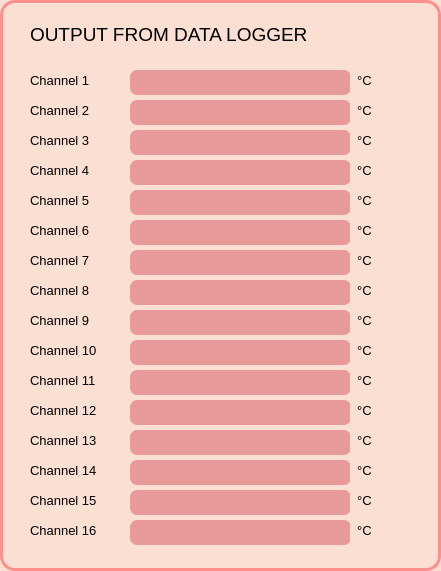
     <widget class="QWidget" name="widget_11" native="true">
      <property name="geometry">
       <rect>
        <x>1290</x>
        <y>340</y>
        <width>441</width>
        <height>571</height>
       </rect>
      </property>
      <property name="styleSheet">
       <string notr="true">border: 3px solid #ff8f8a;
border-radius: 15px;
background-color:#fbdfd2;</string>
      </property>
      <widget class="QLabel" name="label_68">
       <property name="geometry">
        <rect>
         <x>30</x>
         <y>190</y>
         <width>111</width>
         <height>21</height>
        </rect>
       </property>
       <property name="font">
        <font>
         <pointsize>10</pointsize>
        </font>
       </property>
       <property name="styleSheet">
        <string notr="true">border:none;</string>
       </property>
       <property name="text">
        <string>Channel 5</string>
       </property>
      </widget>
      <widget class="QLabel" name="label_70">
       <property name="geometry">
        <rect>
         <x>30</x>
         <y>160</y>
         <width>111</width>
         <height>21</height>
        </rect>
       </property>
       <property name="font">
        <font>
         <pointsize>10</pointsize>
        </font>
       </property>
       <property name="styleSheet">
        <string notr="true">border:none;</string>
       </property>
       <property name="text">
        <string>Channel 4</string>
       </property>
      </widget>
      <widget class="QLabel" name="label_71">
       <property name="geometry">
        <rect>
         <x>30</x>
         <y>130</y>
         <width>111</width>
         <height>21</height>
        </rect>
       </property>
       <property name="font">
        <font>
         <pointsize>10</pointsize>
        </font>
       </property>
       <property name="styleSheet">
        <string notr="true">border:none;</string>
       </property>
       <property name="text">
        <string>Channel 3</string>
       </property>
      </widget>
      <widget class="QLabel" name="label_72">
       <property name="geometry">
        <rect>
         <x>30</x>
         <y>70</y>
         <width>111</width>
         <height>21</height>
        </rect>
       </property>
       <property name="font">
        <font>
         <pointsize>10</pointsize>
        </font>
       </property>
       <property name="styleSheet">
        <string notr="true">border:none;</string>
       </property>
       <property name="text">
        <string>Channel 1</string>
       </property>
      </widget>
      <widget class="QLabel" name="label_73">
       <property name="geometry">
        <rect>
         <x>30</x>
         <y>100</y>
         <width>111</width>
         <height>21</height>
        </rect>
       </property>
       <property name="font">
        <font>
         <pointsize>10</pointsize>
        </font>
       </property>
       <property name="styleSheet">
        <string notr="true">border:none;</string>
       </property>
       <property name="text">
        <string>Channel 2</string>
       </property>
      </widget>
      <widget class="QLabel" name="label_74">
       <property name="geometry">
        <rect>
         <x>30</x>
         <y>220</y>
         <width>111</width>
         <height>21</height>
        </rect>
       </property>
       <property name="font">
        <font>
         <pointsize>10</pointsize>
        </font>
       </property>
       <property name="styleSheet">
        <string notr="true">border:none;</string>
       </property>
       <property name="text">
        <string>Channel 6</string>
       </property>
      </widget>
      <widget class="QLabel" name="label_77">
       <property name="geometry">
        <rect>
         <x>30</x>
         <y>310</y>
         <width>111</width>
         <height>21</height>
        </rect>
       </property>
       <property name="font">
        <font>
         <pointsize>10</pointsize>
        </font>
       </property>
       <property name="styleSheet">
        <string notr="true">border:none;</string>
       </property>
       <property name="text">
        <string>Channel 9</string>
       </property>
      </widget>
      <widget class="QLabel" name="label_78">
       <property name="geometry">
        <rect>
         <x>30</x>
         <y>400</y>
         <width>111</width>
         <height>21</height>
        </rect>
       </property>
       <property name="font">
        <font>
         <pointsize>10</pointsize>
        </font>
       </property>
       <property name="styleSheet">
        <string notr="true">border:none;</string>
       </property>
       <property name="text">
        <string>Channel 12</string>
       </property>
      </widget>
      <widget class="QLabel" name="label_80">
       <property name="geometry">
        <rect>
         <x>30</x>
         <y>250</y>
         <width>111</width>
         <height>21</height>
        </rect>
       </property>
       <property name="font">
        <font>
         <pointsize>10</pointsize>
        </font>
       </property>
       <property name="styleSheet">
        <string notr="true">border:none;</string>
       </property>
       <property name="text">
        <string>Channel 7</string>
       </property>
      </widget>
      <widget class="QLabel" name="label_81">
       <property name="geometry">
        <rect>
         <x>30</x>
         <y>280</y>
         <width>111</width>
         <height>21</height>
        </rect>
       </property>
       <property name="font">
        <font>
         <pointsize>10</pointsize>
        </font>
       </property>
       <property name="styleSheet">
        <string notr="true">border:none;</string>
       </property>
       <property name="text">
        <string>Channel 8</string>
       </property>
      </widget>
      <widget class="QLabel" name="label_83">
       <property name="geometry">
        <rect>
         <x>30</x>
         <y>340</y>
         <width>111</width>
         <height>21</height>
        </rect>
       </property>
       <property name="font">
        <font>
         <pointsize>10</pointsize>
        </font>
       </property>
       <property name="styleSheet">
        <string notr="true">border:none;</string>
       </property>
       <property name="text">
        <string>Channel 10</string>
       </property>
      </widget>
      <widget class="QLabel" name="label_84">
       <property name="geometry">
        <rect>
         <x>30</x>
         <y>370</y>
         <width>111</width>
         <height>21</height>
        </rect>
       </property>
       <property name="font">
        <font>
         <pointsize>10</pointsize>
        </font>
       </property>
       <property name="styleSheet">
        <string notr="true">border:none;</string>
       </property>
       <property name="text">
        <string>Channel 11</string>
       </property>
      </widget>
      <widget class="QLabel" name="label_85">
       <property name="geometry">
        <rect>
         <x>30</x>
         <y>460</y>
         <width>111</width>
         <height>21</height>
        </rect>
       </property>
       <property name="font">
        <font>
         <pointsize>10</pointsize>
        </font>
       </property>
       <property name="styleSheet">
        <string notr="true">border:none;</string>
       </property>
       <property name="text">
        <string>Channel 14</string>
       </property>
      </widget>
      <widget class="QLabel" name="label_86">
       <property name="geometry">
        <rect>
         <x>30</x>
         <y>490</y>
         <width>111</width>
         <height>21</height>
        </rect>
       </property>
       <property name="font">
        <font>
         <pointsize>10</pointsize>
        </font>
       </property>
       <property name="styleSheet">
        <string notr="true">border:none;</string>
       </property>
       <property name="text">
        <string>Channel 15</string>
       </property>
      </widget>
      <widget class="QLabel" name="label_87">
       <property name="geometry">
        <rect>
         <x>30</x>
         <y>430</y>
         <width>111</width>
         <height>21</height>
        </rect>
       </property>
       <property name="font">
        <font>
         <pointsize>10</pointsize>
        </font>
       </property>
       <property name="styleSheet">
        <string notr="true">border:none;</string>
       </property>
       <property name="text">
        <string>Channel 13</string>
       </property>
      </widget>
      <widget class="QLabel" name="label_88">
       <property name="geometry">
        <rect>
         <x>30</x>
         <y>520</y>
         <width>111</width>
         <height>21</height>
        </rect>
       </property>
       <property name="font">
        <font>
         <pointsize>10</pointsize>
        </font>
       </property>
       <property name="styleSheet">
        <string notr="true">border:none;</string>
       </property>
       <property name="text">
        <string>Channel 16</string>
       </property>
      </widget>
      <widget class="QLabel" name="ch_1">
       <property name="geometry">
        <rect>
         <x>130</x>
         <y>70</y>
         <width>221</width>
         <height>25</height>
        </rect>
       </property>
       <property name="maximumSize">
        <size>
         <width>16777215</width>
         <height>30</height>
        </size>
       </property>
       <property name="font">
        <font>
         <pointsize>14</pointsize>
        </font>
       </property>
       <property name="styleSheet">
        <string notr="true">border-radius:7px;
border:none;
background-color: rgba(232,154,155,255)</string>
       </property>
       <property name="text">
        <string/>
       </property>
       <property name="alignment">
        <set>Qt::AlignCenter</set>
       </property>
      </widget>
      <widget class="QLabel" name="ch_2">
       <property name="enabled">
        <bool>true</bool>
       </property>
       <property name="geometry">
        <rect>
         <x>130</x>
         <y>100</y>
         <width>221</width>
         <height>25</height>
        </rect>
       </property>
       <property name="maximumSize">
        <size>
         <width>16777215</width>
         <height>30</height>
        </size>
       </property>
       <property name="font">
        <font>
         <pointsize>14</pointsize>
        </font>
       </property>
       <property name="styleSheet">
        <string notr="true">border-radius:7px;
border:none;
background-color: rgba(232,154,155,255)</string>
       </property>
       <property name="text">
        <string/>
       </property>
       <property name="alignment">
        <set>Qt::AlignCenter</set>
       </property>
      </widget>
      <widget class="QLabel" name="ch_3">
       <property name="geometry">
        <rect>
         <x>130</x>
         <y>130</y>
         <width>221</width>
         <height>25</height>
        </rect>
       </property>
       <property name="maximumSize">
        <size>
         <width>16777215</width>
         <height>30</height>
        </size>
       </property>
       <property name="font">
        <font>
         <pointsize>14</pointsize>
        </font>
       </property>
       <property name="styleSheet">
        <string notr="true">border-radius:7px;
border:none;
background-color: rgba(232,154,155,255)</string>
       </property>
       <property name="text">
        <string/>
       </property>
       <property name="alignment">
        <set>Qt::AlignCenter</set>
       </property>
      </widget>
      <widget class="QLabel" name="ch_4">
       <property name="geometry">
        <rect>
         <x>130</x>
         <y>160</y>
         <width>221</width>
         <height>25</height>
        </rect>
       </property>
       <property name="maximumSize">
        <size>
         <width>16777215</width>
         <height>30</height>
        </size>
       </property>
       <property name="font">
        <font>
         <pointsize>14</pointsize>
        </font>
       </property>
       <property name="styleSheet">
        <string notr="true">border-radius:7px;
border:none;
background-color: rgba(232,154,155,255)</string>
       </property>
       <property name="text">
        <string/>
       </property>
       <property name="alignment">
        <set>Qt::AlignCenter</set>
       </property>
      </widget>
      <widget class="QLabel" name="ch_5">
       <property name="geometry">
        <rect>
         <x>130</x>
         <y>190</y>
         <width>221</width>
         <height>25</height>
        </rect>
       </property>
       <property name="maximumSize">
        <size>
         <width>16777215</width>
         <height>30</height>
        </size>
       </property>
       <property name="font">
        <font>
         <pointsize>14</pointsize>
        </font>
       </property>
       <property name="styleSheet">
        <string notr="true">border-radius:7px;
border:none;
background-color: rgba(232,154,155,255)</string>
       </property>
       <property name="text">
        <string/>
       </property>
       <property name="alignment">
        <set>Qt::AlignCenter</set>
       </property>
      </widget>
      <widget class="QLabel" name="ch_6">
       <property name="geometry">
        <rect>
         <x>130</x>
         <y>220</y>
         <width>221</width>
         <height>25</height>
        </rect>
       </property>
       <property name="maximumSize">
        <size>
         <width>16777215</width>
         <height>30</height>
        </size>
       </property>
       <property name="font">
        <font>
         <pointsize>14</pointsize>
        </font>
       </property>
       <property name="styleSheet">
        <string notr="true">border-radius:7px;
border:none;
background-color: rgba(232,154,155,255)</string>
       </property>
       <property name="text">
        <string/>
       </property>
       <property name="alignment">
        <set>Qt::AlignCenter</set>
       </property>
      </widget>
      <widget class="QLabel" name="ch_7">
       <property name="geometry">
        <rect>
         <x>130</x>
         <y>250</y>
         <width>221</width>
         <height>25</height>
        </rect>
       </property>
       <property name="maximumSize">
        <size>
         <width>16777215</width>
         <height>30</height>
        </size>
       </property>
       <property name="font">
        <font>
         <pointsize>14</pointsize>
        </font>
       </property>
       <property name="styleSheet">
        <string notr="true">border-radius:7px;
border:none;
background-color: rgba(232,154,155,255)</string>
       </property>
       <property name="text">
        <string/>
       </property>
       <property name="alignment">
        <set>Qt::AlignCenter</set>
       </property>
      </widget>
      <widget class="QLabel" name="ch_8">
       <property name="geometry">
        <rect>
         <x>130</x>
         <y>280</y>
         <width>221</width>
         <height>25</height>
        </rect>
       </property>
       <property name="minimumSize">
        <size>
         <width>60</width>
         <height>25</height>
        </size>
       </property>
       <property name="maximumSize">
        <size>
         <width>16777215</width>
         <height>30</height>
        </size>
       </property>
       <property name="font">
        <font>
         <pointsize>14</pointsize>
        </font>
       </property>
       <property name="styleSheet">
        <string notr="true">border-radius:7px;
border:none;
background-color: rgba(232,154,155,255)</string>
       </property>
       <property name="text">
        <string/>
       </property>
       <property name="alignment">
        <set>Qt::AlignCenter</set>
       </property>
      </widget>
      <widget class="QLabel" name="ch_10">
       <property name="geometry">
        <rect>
         <x>130</x>
         <y>340</y>
         <width>221</width>
         <height>25</height>
        </rect>
       </property>
       <property name="maximumSize">
        <size>
         <width>16777215</width>
         <height>30</height>
        </size>
       </property>
       <property name="font">
        <font>
         <pointsize>14</pointsize>
        </font>
       </property>
       <property name="styleSheet">
        <string notr="true">border-radius:7px;
border:none;
background-color: rgba(232,154,155,255)</string>
       </property>
       <property name="text">
        <string/>
       </property>
       <property name="alignment">
        <set>Qt::AlignCenter</set>
       </property>
      </widget>
      <widget class="QLabel" name="ch_11">
       <property name="geometry">
        <rect>
         <x>130</x>
         <y>370</y>
         <width>221</width>
         <height>25</height>
        </rect>
       </property>
       <property name="maximumSize">
        <size>
         <width>16777215</width>
         <height>30</height>
        </size>
       </property>
       <property name="font">
        <font>
         <pointsize>14</pointsize>
        </font>
       </property>
       <property name="styleSheet">
        <string notr="true">border-radius:7px;
border:none;
background-color: rgba(232,154,155,255)</string>
       </property>
       <property name="text">
        <string/>
       </property>
       <property name="alignment">
        <set>Qt::AlignCenter</set>
       </property>
      </widget>
      <widget class="QLabel" name="ch_12">
       <property name="geometry">
        <rect>
         <x>130</x>
         <y>400</y>
         <width>221</width>
         <height>25</height>
        </rect>
       </property>
       <property name="maximumSize">
        <size>
         <width>16777215</width>
         <height>30</height>
        </size>
       </property>
       <property name="font">
        <font>
         <pointsize>14</pointsize>
        </font>
       </property>
       <property name="styleSheet">
        <string notr="true">border-radius:7px;
border:none;
background-color: rgba(232,154,155,255)</string>
       </property>
       <property name="text">
        <string/>
       </property>
       <property name="alignment">
        <set>Qt::AlignCenter</set>
       </property>
      </widget>
      <widget class="QLabel" name="ch_13">
       <property name="geometry">
        <rect>
         <x>130</x>
         <y>430</y>
         <width>221</width>
         <height>25</height>
        </rect>
       </property>
       <property name="maximumSize">
        <size>
         <width>16777215</width>
         <height>30</height>
        </size>
       </property>
       <property name="font">
        <font>
         <pointsize>14</pointsize>
        </font>
       </property>
       <property name="styleSheet">
        <string notr="true">border-radius:7px;
border:none;
background-color: rgba(232,154,155,255)</string>
       </property>
       <property name="text">
        <string/>
       </property>
       <property name="alignment">
        <set>Qt::AlignCenter</set>
       </property>
      </widget>
      <widget class="QLabel" name="ch_14">
       <property name="geometry">
        <rect>
         <x>130</x>
         <y>460</y>
         <width>221</width>
         <height>25</height>
        </rect>
       </property>
       <property name="maximumSize">
        <size>
         <width>16777215</width>
         <height>30</height>
        </size>
       </property>
       <property name="font">
        <font>
         <pointsize>14</pointsize>
        </font>
       </property>
       <property name="styleSheet">
        <string notr="true">border-radius:7px;
border:none;
background-color: rgba(232,154,155,255)</string>
       </property>
       <property name="text">
        <string/>
       </property>
       <property name="alignment">
        <set>Qt::AlignCenter</set>
       </property>
      </widget>
      <widget class="QLabel" name="ch_9">
       <property name="geometry">
        <rect>
         <x>130</x>
         <y>310</y>
         <width>221</width>
         <height>25</height>
        </rect>
       </property>
       <property name="maximumSize">
        <size>
         <width>16777215</width>
         <height>30</height>
        </size>
       </property>
       <property name="font">
        <font>
         <pointsize>14</pointsize>
        </font>
       </property>
       <property name="styleSheet">
        <string notr="true">border-radius:7px;
border:none;
background-color: rgba(232,154,155,255)</string>
       </property>
       <property name="text">
        <string/>
       </property>
       <property name="alignment">
        <set>Qt::AlignCenter</set>
       </property>
      </widget>
      <widget class="QLabel" name="ch_15">
       <property name="geometry">
        <rect>
         <x>130</x>
         <y>490</y>
         <width>221</width>
         <height>25</height>
        </rect>
       </property>
       <property name="maximumSize">
        <size>
         <width>16777215</width>
         <height>30</height>
        </size>
       </property>
       <property name="font">
        <font>
         <pointsize>14</pointsize>
        </font>
       </property>
       <property name="styleSheet">
        <string notr="true">border-radius:7px;
border:none;
background-color: rgba(232,154,155,255)</string>
       </property>
       <property name="text">
        <string/>
       </property>
       <property name="alignment">
        <set>Qt::AlignCenter</set>
       </property>
      </widget>
      <widget class="QLabel" name="ch_16">
       <property name="geometry">
        <rect>
         <x>130</x>
         <y>520</y>
         <width>221</width>
         <height>25</height>
        </rect>
       </property>
       <property name="minimumSize">
        <size>
         <width>60</width>
         <height>25</height>
        </size>
       </property>
       <property name="maximumSize">
        <size>
         <width>16777215</width>
         <height>30</height>
        </size>
       </property>
       <property name="font">
        <font>
         <pointsize>14</pointsize>
        </font>
       </property>
       <property name="styleSheet">
        <string notr="true">border-radius:7px;
border:none;
background-color: rgba(232,154,155,255)</string>
       </property>
       <property name="text">
        <string/>
       </property>
       <property name="alignment">
        <set>Qt::AlignCenter</set>
       </property>
      </widget>
      <widget class="QLabel" name="label_64">
       <property name="geometry">
        <rect>
         <x>30</x>
         <y>20</y>
         <width>311</width>
         <height>28</height>
        </rect>
       </property>
       <property name="font">
        <font>
         <pointsize>14</pointsize>
        </font>
       </property>
       <property name="styleSheet">
        <string notr="true">border:none;
</string>
       </property>
       <property name="text">
        <string>OUTPUT FROM DATA LOGGER</string>
       </property>
      </widget>
      <widget class="QLabel" name="label_90">
       <property name="geometry">
        <rect>
         <x>350</x>
         <y>250</y>
         <width>41</width>
         <height>21</height>
        </rect>
       </property>
       <property name="font">
        <font>
         <pointsize>10</pointsize>
        </font>
       </property>
       <property name="styleSheet">
        <string notr="true">border:none;</string>
       </property>
       <property name="text">
        <string>  °C</string>
       </property>
      </widget>
      <widget class="QLabel" name="label_91">
       <property name="geometry">
        <rect>
         <x>350</x>
         <y>280</y>
         <width>31</width>
         <height>21</height>
        </rect>
       </property>
       <property name="font">
        <font>
         <pointsize>10</pointsize>
        </font>
       </property>
       <property name="styleSheet">
        <string notr="true">border:none;</string>
       </property>
       <property name="text">
        <string>  °C</string>
       </property>
      </widget>
      <widget class="QLabel" name="label_92">
       <property name="geometry">
        <rect>
         <x>350</x>
         <y>310</y>
         <width>31</width>
         <height>21</height>
        </rect>
       </property>
       <property name="font">
        <font>
         <pointsize>10</pointsize>
        </font>
       </property>
       <property name="styleSheet">
        <string notr="true">border:none;</string>
       </property>
       <property name="text">
        <string>  °C</string>
       </property>
      </widget>
      <widget class="QLabel" name="label_93">
       <property name="geometry">
        <rect>
         <x>350</x>
         <y>340</y>
         <width>31</width>
         <height>21</height>
        </rect>
       </property>
       <property name="font">
        <font>
         <pointsize>10</pointsize>
        </font>
       </property>
       <property name="styleSheet">
        <string notr="true">border:none;</string>
       </property>
       <property name="text">
        <string>  °C</string>
       </property>
      </widget>
      <widget class="QLabel" name="label_94">
       <property name="geometry">
        <rect>
         <x>350</x>
         <y>370</y>
         <width>31</width>
         <height>21</height>
        </rect>
       </property>
       <property name="font">
        <font>
         <pointsize>10</pointsize>
        </font>
       </property>
       <property name="styleSheet">
        <string notr="true">border:none;</string>
       </property>
       <property name="text">
        <string>  °C</string>
       </property>
      </widget>
      <widget class="QLabel" name="label_95">
       <property name="geometry">
        <rect>
         <x>350</x>
         <y>400</y>
         <width>31</width>
         <height>21</height>
        </rect>
       </property>
       <property name="font">
        <font>
         <pointsize>10</pointsize>
        </font>
       </property>
       <property name="styleSheet">
        <string notr="true">border:none;</string>
       </property>
       <property name="text">
        <string>  °C</string>
       </property>
      </widget>
      <widget class="QLabel" name="label_96">
       <property name="geometry">
        <rect>
         <x>350</x>
         <y>430</y>
         <width>41</width>
         <height>21</height>
        </rect>
       </property>
       <property name="font">
        <font>
         <pointsize>10</pointsize>
        </font>
       </property>
       <property name="styleSheet">
        <string notr="true">border:none;</string>
       </property>
       <property name="text">
        <string>  °C</string>
       </property>
      </widget>
      <widget class="QLabel" name="label_97">
       <property name="geometry">
        <rect>
         <x>350</x>
         <y>460</y>
         <width>31</width>
         <height>21</height>
        </rect>
       </property>
       <property name="font">
        <font>
         <pointsize>10</pointsize>
        </font>
       </property>
       <property name="styleSheet">
        <string notr="true">border:none;</string>
       </property>
       <property name="text">
        <string>  °C</string>
       </property>
      </widget>
      <widget class="QLabel" name="label_98">
       <property name="geometry">
        <rect>
         <x>350</x>
         <y>490</y>
         <width>31</width>
         <height>21</height>
        </rect>
       </property>
       <property name="font">
        <font>
         <pointsize>10</pointsize>
        </font>
       </property>
       <property name="styleSheet">
        <string notr="true">border:none;</string>
       </property>
       <property name="text">
        <string>  °C</string>
       </property>
      </widget>
      <widget class="QLabel" name="label_101">
       <property name="geometry">
        <rect>
         <x>350</x>
         <y>520</y>
         <width>31</width>
         <height>21</height>
        </rect>
       </property>
       <property name="font">
        <font>
         <pointsize>10</pointsize>
        </font>
       </property>
       <property name="styleSheet">
        <string notr="true">border:none;</string>
       </property>
       <property name="text">
        <string>  °C</string>
       </property>
      </widget>
      <widget class="QLabel" name="label_102">
       <property name="geometry">
        <rect>
         <x>350</x>
         <y>220</y>
         <width>41</width>
         <height>21</height>
        </rect>
       </property>
       <property name="font">
        <font>
         <pointsize>10</pointsize>
        </font>
       </property>
       <property name="styleSheet">
        <string notr="true">border:none;</string>
       </property>
       <property name="text">
        <string>  °C</string>
       </property>
      </widget>
      <widget class="QLabel" name="label_103">
       <property name="geometry">
        <rect>
         <x>350</x>
         <y>190</y>
         <width>41</width>
         <height>21</height>
        </rect>
       </property>
       <property name="font">
        <font>
         <pointsize>10</pointsize>
        </font>
       </property>
       <property name="styleSheet">
        <string notr="true">border:none;</string>
       </property>
       <property name="text">
        <string>  °C</string>
       </property>
      </widget>
      <widget class="QLabel" name="label_104">
       <property name="geometry">
        <rect>
         <x>350</x>
         <y>160</y>
         <width>41</width>
         <height>21</height>
        </rect>
       </property>
       <property name="font">
        <font>
         <pointsize>10</pointsize>
        </font>
       </property>
       <property name="styleSheet">
        <string notr="true">border:none;</string>
       </property>
       <property name="text">
        <string>  °C</string>
       </property>
      </widget>
      <widget class="QLabel" name="label_105">
       <property name="geometry">
        <rect>
         <x>350</x>
         <y>70</y>
         <width>41</width>
         <height>21</height>
        </rect>
       </property>
       <property name="font">
        <font>
         <pointsize>10</pointsize>
        </font>
       </property>
       <property name="styleSheet">
        <string notr="true">border:none;</string>
       </property>
       <property name="text">
        <string>  °C</string>
       </property>
      </widget>
      <widget class="QLabel" name="label_106">
       <property name="geometry">
        <rect>
         <x>350</x>
         <y>130</y>
         <width>41</width>
         <height>21</height>
        </rect>
       </property>
       <property name="font">
        <font>
         <pointsize>10</pointsize>
        </font>
       </property>
       <property name="styleSheet">
        <string notr="true">border:none;</string>
       </property>
       <property name="text">
        <string>  °C</string>
       </property>
      </widget>
      <widget class="QLabel" name="label_107">
       <property name="geometry">
        <rect>
         <x>350</x>
         <y>100</y>
         <width>41</width>
         <height>21</height>
        </rect>
       </property>
       <property name="font">
        <font>
         <pointsize>10</pointsize>
        </font>
       </property>
       <property name="styleSheet">
        <string notr="true">border:none;</string>
       </property>
       <property name="text">
        <string>  °C</string>
       </property>
      </widget>
     </widget>
